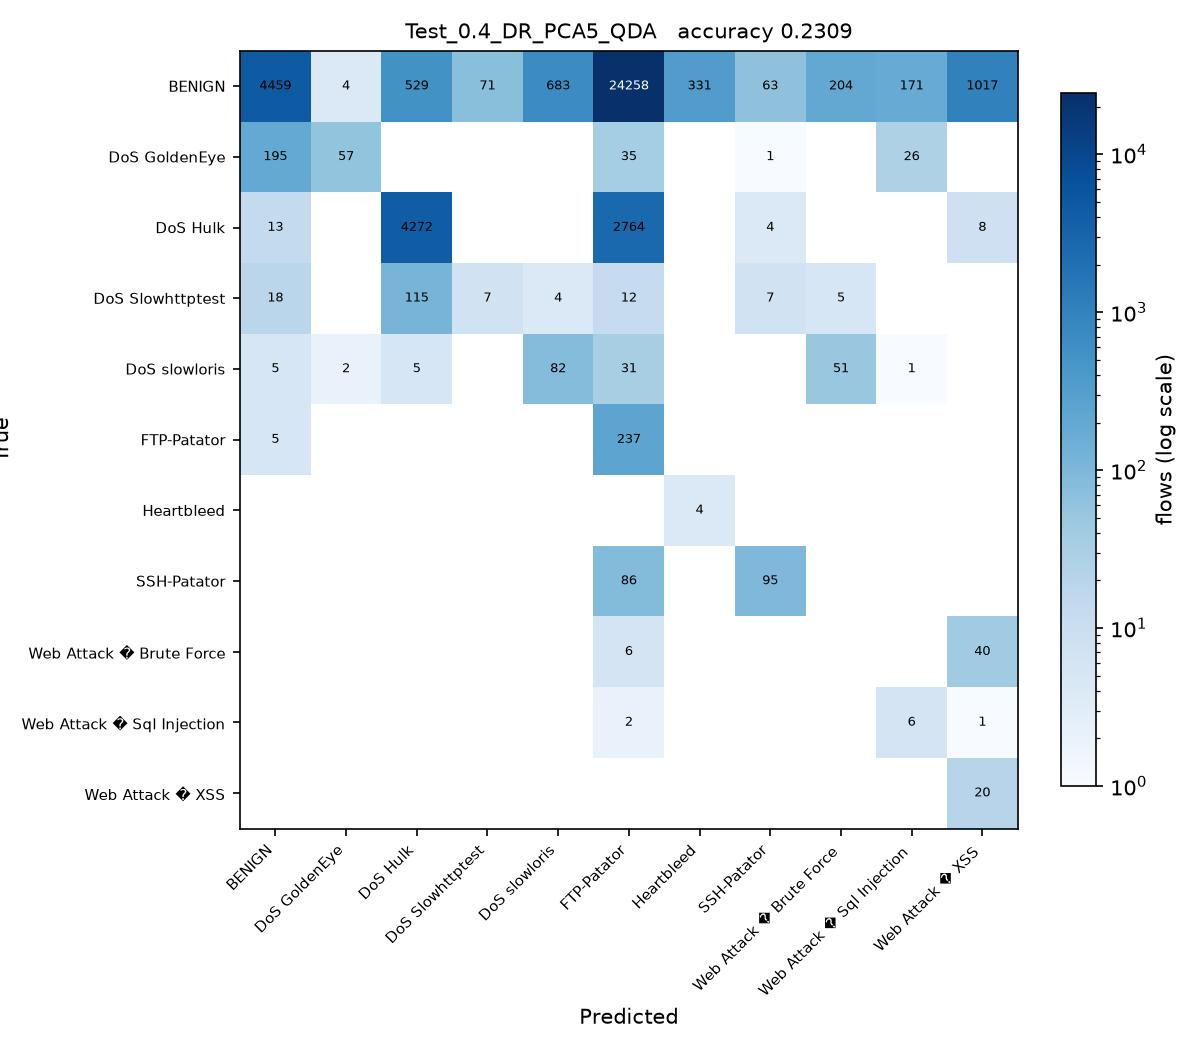

This figure's Python source:
# Test_0.4_DR_PCA5_QDA.py
#
# Test size 0.4  |  PCA, 5 components  |  Quadratic Discriminant Analysis (sheet #17)
#
# This is SGDC_60_40.py with the changes marked CHANGE below and nothing else.

import os
from pathlib import Path

# CHANGE 1: find the folder holding the three CSV files and run from there, so
# the plain file names below resolve no matter where this script is started
# from or how deeply it sits inside the project folder.
HERE = Path(__file__).resolve().parent
for PROJECT in [HERE, *HERE.parents]:
    if (PROJECT / 'Tuesday-WorkingHours.pcap_ISCX.csv').exists():
        os.chdir(PROJECT)
        break
else:
    raise SystemExit('Put this folder inside the folder that holds the three '
                     'CIC-IDS2017 CSV files, then run the script again.')
import numpy as np
import pandas as pd

df1 = pd.read_csv('Tuesday-WorkingHours.pcap_ISCX.csv', low_memory=True)
df2 = pd.read_csv('Wednesday-workingHours.pcap_ISCX.csv', low_memory=True)
df3 = pd.read_csv('Thursday-WorkingHours-Morning-WebAttacks.pcap_ISCX.csv', low_memory=True)

dataset = pd.concat([df1, df2, df3], ignore_index=True)

dataset.columns = dataset.columns.str.strip()

# CHANGE 2: a stratified sample of 100000 flows, the same for every run.
# Gradient Boosting builds one tree per class per stage on a single core, so all
# 1.3 million flows would take hours per script. At least 50 flows of every
# class are kept, so the rare attacks stay in the split.
label = dataset.columns[-1]
dataset = pd.concat(
    [g.sample(n=min(len(g), max(50, round(100000 * len(g) / len(dataset)))), random_state=0)
     for _, g in dataset.groupby(label)],
    ignore_index=True
)

X = dataset.iloc[:, :-1]
y = dataset.iloc[:, -1]

X = X.apply(pd.to_numeric, errors='coerce')

X.replace([np.inf, -np.inf], np.nan, inplace=True)

from sklearn.impute import SimpleImputer

imputer = SimpleImputer(missing_values=np.nan, strategy='mean')
X = imputer.fit_transform(X)

from sklearn.preprocessing import LabelEncoder

labelencoder_y = LabelEncoder()
y = labelencoder_y.fit_transform(y)

from sklearn.model_selection import train_test_split

X_train, X_test, y_train, y_test = train_test_split(
    X,
    y,
    test_size=0.4,   # CHANGE 3: test size
    random_state=0,
    stratify=y
)

# CHANGE 4: PCA, from PCA_LDA_KErnel_PCA_CODE.pdf (fit only on training data)
from sklearn.decomposition import PCA

pca = PCA(n_components=5)
X_train = pca.fit_transform(X_train)
X_test = pca.transform(X_test)

# CHANGE 5: Quadratic Discriminant Analysis (sheet #17) in place of SGDClassifier
from sklearn.discriminant_analysis import QuadraticDiscriminantAnalysis

# Heartbleed has only 11 flows, so a class can have fewer training rows
# than there are components and its covariance cannot be estimated.
# Shrinkage fixes that; the default solver does not support it.
classifier = QuadraticDiscriminantAnalysis(
    solver='eigen',
    shrinkage=0.1
)

classifier.fit(X_train, y_train)

y_pred = classifier.predict(X_test) 

from sklearn.metrics import confusion_matrix
from sklearn.metrics import accuracy_score
from sklearn.metrics import precision_score
from sklearn.metrics import recall_score
from sklearn.metrics import f1_score
from sklearn.metrics import classification_report

cm = confusion_matrix(y_test, y_pred)

print("Confusion Matrix:\n")
print(cm)

print("\nAccuracy : {:.4f}".format(accuracy_score(y_test, y_pred)))
print("\nPrecision : {:.4f}".format(precision_score(y_test, y_pred, average='weighted')))
print("\nRecall : {:.4f}".format(recall_score(y_test, y_pred, average='weighted')))
print("\nF1 Score : {:.4f}".format(f1_score(y_test, y_pred, average='weighted')))

print("\nClassification Report:\n")
print(classification_report(y_test, y_pred))

# CHANGE 6: save the confusion matrix as Test_0.4_DR_PCA5_QDA.jpg and record the result
import matplotlib
matplotlib.use('Agg')
import matplotlib.pyplot as plt
from matplotlib.colors import LogNorm

here = HERE                     # the folder this script sits in
names = [str(c) for c in labelencoder_y.classes_]
fig, ax = plt.subplots(figsize=(8, 7))
im = ax.imshow(cm, cmap='Blues', norm=LogNorm(vmin=1))
ax.set_xticks(range(len(names)), names, rotation=45, ha='right', fontsize=7)
ax.set_yticks(range(len(names)), names, fontsize=7)
ax.set_xlabel('Predicted')
ax.set_ylabel('True')
ax.set_title('Test_0.4_DR_PCA5_QDA   accuracy {:.4f}'.format(accuracy_score(y_test, y_pred)), fontsize=10)
for i in range(cm.shape[0]):
    for j in range(cm.shape[1]):
        if cm[i, j]:
            ax.text(j, i, cm[i, j], ha='center', va='center', fontsize=6,
                    color='white' if cm[i, j] > cm.max() / 3 else 'black')
fig.colorbar(im, ax=ax, fraction=0.04, label='flows (log scale)')
fig.tight_layout()
fig.savefig(here / 'Test_0.4_DR_PCA5_QDA.jpg', dpi=150)
plt.close(fig)

row = pd.DataFrame([{
    'Test': 0.4, 'DR': 'PCA5', 'Clas': 'QDA',
    'Acc': round(accuracy_score(y_test, y_pred), 4),
    'Pre': round(precision_score(y_test, y_pred, average='weighted'), 4),
    'Rec': round(recall_score(y_test, y_pred, average='weighted'), 4),
    'F1': round(f1_score(y_test, y_pred, average='weighted'), 4),
    'script': 'Test_0.4_DR_PCA5_QDA',
}])
# one file per run, so several scripts can run at the same time without
# overwriting each other. 21_run_45_mix.py merges them into the Excel sheet.
out = PROJECT / 'results' / 'parts_mix' / 'Test_0.4_DR_PCA5_QDA.csv'
out.parent.mkdir(parents=True, exist_ok=True)
row.to_csv(out, index=False)
